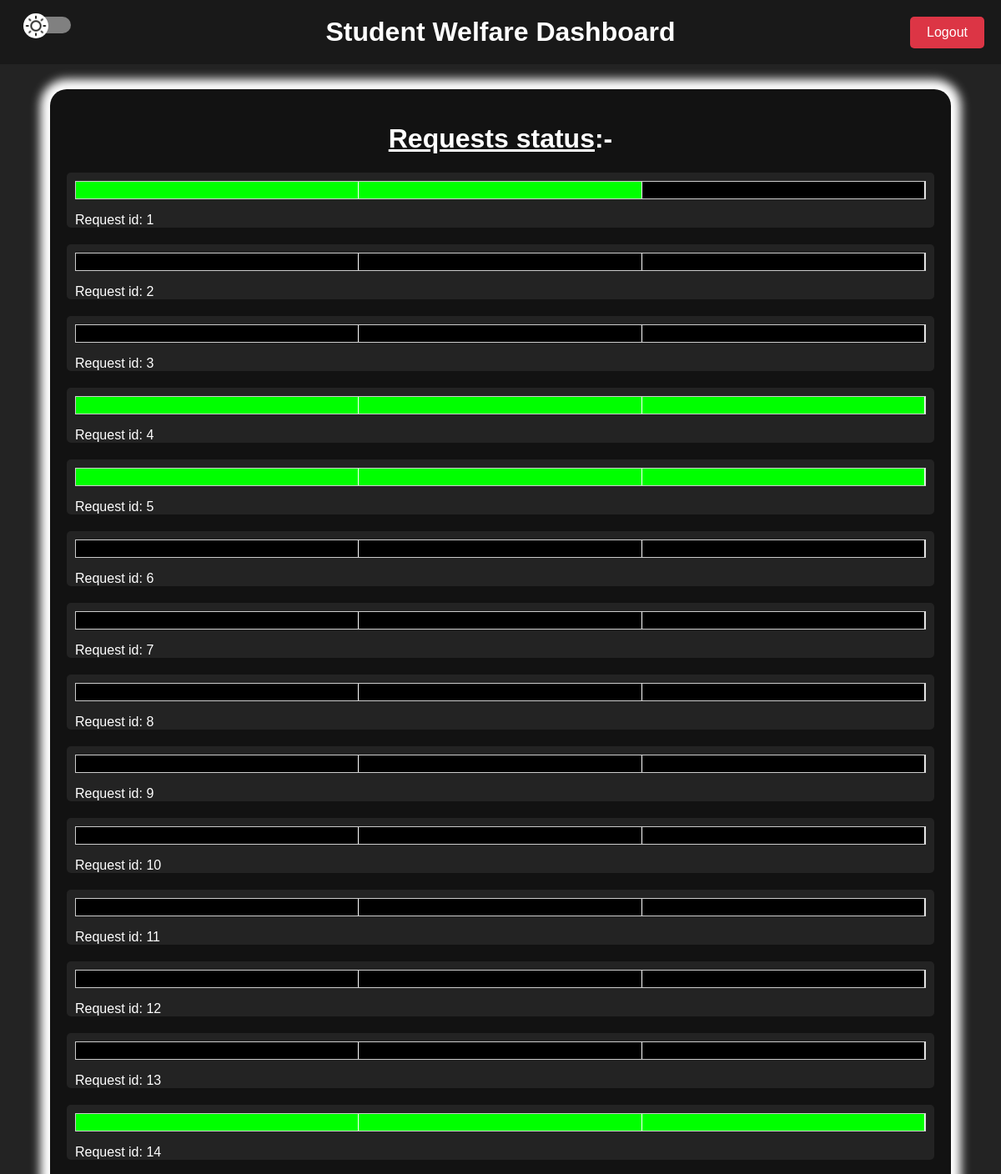
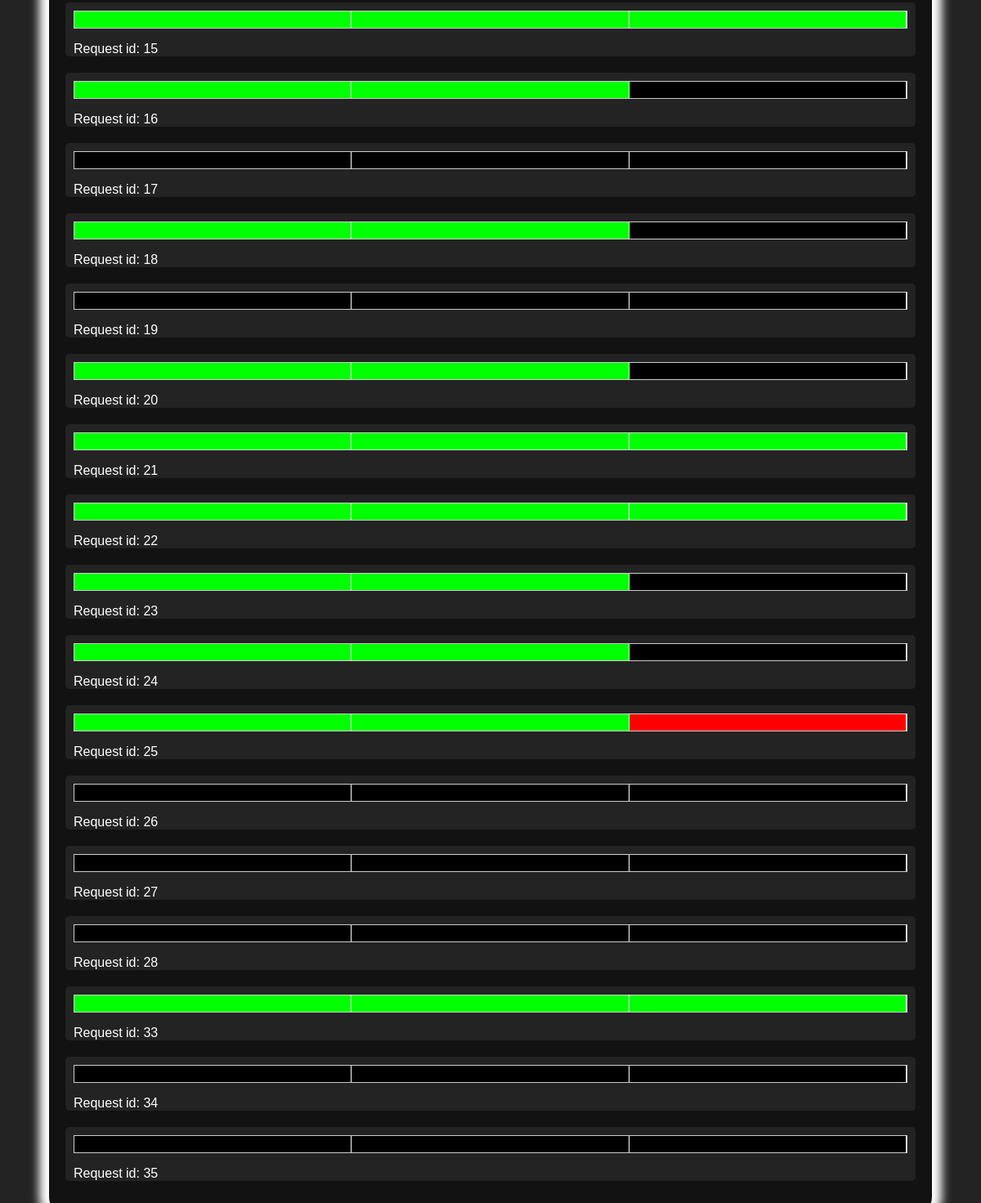
The page /admin/dashboard (signed in) on the database its author committed (2 pictures, top to bottom).
### tables this page shows
CREATE TABLE "status" (
        request_id INTEGER NOT NULL UNIQUE,
        fa_approved INTEGER,
        sw_approved INTEGER,
        so_approved INTEGER,
        ongoing BOOLEAN,
        FOREIGN KEY (request_id) REFERENCES requests(request_id)
    );

CREATE TABLE "requests" (
        request_id INTEGER PRIMARY KEY AUTOINCREMENT NOT NULL UNIQUE,
        date DATE NOT NULL,
        start_time TIME NOT NULL,
        end_time TIME NOT NULL,
        room_block VARCHAR(10) NOT NULL,
        room_no VARCHAR(10) NOT NULL,
        club_id INTEGER NOT NULL,
        reason VARCHAR(100),
        type_of_event VARCHAR(100),
        remarks VARCHAR(1000),
        FOREIGN KEY (club_id) REFERENCES clubs(club_id)
    );

### app.py (the view)
@admin.route('/dashboard', methods=['GET'])
def dashboard():
    if 'admin_username' not in session:
        flash('You need to login first.', 'error')
        return redirect(url_for('admin.admin_index'))
    conn = connect_db()
    cursor = conn.cursor()
    cursor.execute("SELECT r.request_id, club_name, r.date, r.start_time, r.end_time, r.room_block, r.room_no, r.club_id, r.reason, r.type_of_event, r.remarks, s.fa_approved, s.sw_approved, s.so_approved, s.ongoing FROM requests r LEFT JOIN status s ON r.request_id = s.request_id JOIN clubs c ON r.club_id = c.club_id")
    data = cursor.fetchall()
    conn.close()
    return render_template('admin_dashboard.html', data=data)

### app.py (called while the page is built)
def connect_db():
    return sqlite3.connect('classroom_allotment_system.db')

### templates/admin/admin_dashboard.html (shortened to what this page needs)
<!DOCTYPE html>
<html lang="en">
<head>
</head>
<body class="dark-mode">
    <div class="dark-mode-toggle">
        <label for="darkModeToggle"></label>
    </div>
    <div class="header">
        <h1>Student Welfare Dashboard</h1>
            <div class="logout-button">
                <form action="{{ url_for('admin.logout') }}" method="GET">
                    <button type="submit">Logout</button>
                </form>
            </div>
    </div>
    <div class="content">
    <div class="dashboard-container">
        <div class="panel" id="panel">
            <u><h1 style="text-align: center;">Requests status</u>:-</h1>
            {% for row in data %}
                <div class="request-item" onclick="openModal('{{ row[0] }}')">
                    <div class="request-status-bar">
                        {% if row[-1] == 1 %}
                            <div class="stage {% if row[-4] == 1 %} fa-approved {% else %} black {% endif %}"></div>
                            <div class="stage {% if row[-3] == 1 %} sw-approved {% else %} black {% endif %}"></div>
                            <div class="stage {% if row[-2] == 1 %} so-approved {% else %} black {% endif %}"></div>
                            {% else %}
                            <div class="stage {% if row[-4] == 1 %} fa-approved {% else %} red {% endif %}"></div>
                            <div class="stage {% if row[-3] == 1 %} sw-approved {% else %} red {% endif %}"></div>
                            <div class="stage {% if row[-2] == 1 %} so-approved {% else %} red {% endif %}"></div>
                        {% endif %}
                    </div>
                    <p>Request id: {{ row[0] }}</p>
                </div>
            {% endfor %}
        </div>
    </div>
</body>
</html>

### templates/admin/admin_dashboard.html (style rules this page uses)
.dark-mode-toggle { position: fixed; top: 20px; left: 40px; z-index: 1000; }
.dark-mode-toggle label { display: inline-block; width: 45px; height: 20px; background-color: grey; border-radius: 10px; position: relative; cursor: pointer; }
.dark-mode-toggle label::after { content: ''; width: 30px; height: 30px; background-color: white; background-image: url('/static/sun.png'); background-size: cover; border-radius: 50%; position: absolute; top: -4px; left: -12px; transition: 0.5s ease; }
body { margin: 0; padding: 0; font-family: Arial, sans-serif; min-height: 100vh; }
.header { background-color: transparent; box-shadow: 0 2px 4px rgba(0, 0, 0, 1); top: 0; width: 100%; z-index: 1000; }
.header h1 { text-align: center; margin: 0; padding: 20px 0; }
.logout-button { position: absolute; top: 20px; right: 20px; }
.logout-button button { padding: 10px 20px; border: none; border-radius: 5px; background-color: #dc3545; margin-top: 0px; color: #fff; font-size: 16px; cursor: pointer; transition: 0.3s ease; }
.content { font-family: Arial, sans-serif; display: flex; justify-content: center; align-items: center; min-height: 100vh; background-color: #f2f2f2; }
.dashboard-container { display: flex; width: 95%; margin: auto; overflow: hidden; background-color: transparent; }
.panel { flex: 1; padding: 20px; border-radius: 20px; overflow: hidden; background-color: #fff; margin: 30px; box-shadow: 0px 0px 12px 12px rgba(255, 255, 255, 1); }
.request-item { padding-top: 10px; padding-right: 10px; padding-left: 10px; margin-bottom: 20px; border-radius: 5px; }
.request-status-bar { display: flex; align-items: center; height: 20px; border: 1px solid #ccc; margin-bottom: 5px; }
.stage { flex: 1; height: 100%; border-right: 1px solid white; background-color: black; }
.stage.fa-approved, .stage.sw-approved, .stage.so-approved, .stage.approved { background-color: lime; }
.stage.black { background-color: black; }
.stage.red { background-color: red; }
button { padding: 10px 20px; border: none; border-radius: 5px; background-color: #007bff; margin-top: 30px; color: #fff; font-size: 16px; cursor: pointer; transition: background-color 0.3s ease; }
.dark-mode .content, .dark-mode .request-item, .dark-mode .request-details { background-color: rgba(35, 35, 35); color: #fff; border-color: #555; }
.dark-mode .panel { background-color: #121212; color: #fff; border-color: #555; border-radius: 20px; box-shadow: 0px 0px 12px 12px rgba(255, 255, 255, 1); }
.dark-mode .header { background-color: rgb(25, 25, 25); color: #fff; }

### rows shown on the page
status: ongoing True (drawn), request_id "1"
status: ongoing True (drawn), request_id "2"
status: ongoing True (drawn), request_id "3"
status: fa_approved 1 (drawn), sw_approved 1 (drawn), so_approved 1 (drawn), request_id "4"
status: fa_approved 1 (drawn), sw_approved 1 (drawn), so_approved 1 (drawn), request_id "5"
status: ongoing True (drawn), request_id "6"
status: ongoing True (drawn), request_id "7"
status: ongoing True (drawn), request_id "8"
status: ongoing True (drawn), request_id "9"
status: ongoing True (drawn), request_id "10"
status: ongoing True (drawn), request_id "11"
status: ongoing True (drawn), request_id "12"
status: ongoing True (drawn), request_id "13"
status: fa_approved 1 (drawn), sw_approved 1 (drawn), so_approved 1 (drawn), request_id "14"
status: fa_approved 1 (drawn), sw_approved 1 (drawn), so_approved 1 (drawn), request_id "15"
status: ongoing True (drawn), request_id "16"
status: ongoing True (drawn), request_id "17"
status: ongoing True (drawn), request_id "18"
status: ongoing True (drawn), request_id "19"
status: ongoing True (drawn), request_id "20"
status: fa_approved 1 (drawn), sw_approved 1 (drawn), so_approved 1 (drawn), request_id "21"
status: fa_approved 1 (drawn), sw_approved 1 (drawn), so_approved 1 (drawn), request_id "22"
status: ongoing True (drawn), request_id "23"
status: ongoing True (drawn), request_id "24"
status: ongoing False (drawn), request_id "25"
status: ongoing True (drawn), request_id "26"
status: ongoing True (drawn), request_id "27"
status: ongoing True (drawn), request_id "28"
status: fa_approved 1 (drawn), sw_approved 1 (drawn), so_approved 1 (drawn), request_id "33"
status: ongoing True (drawn), request_id "34"
status: ongoing True (drawn), request_id "35"
